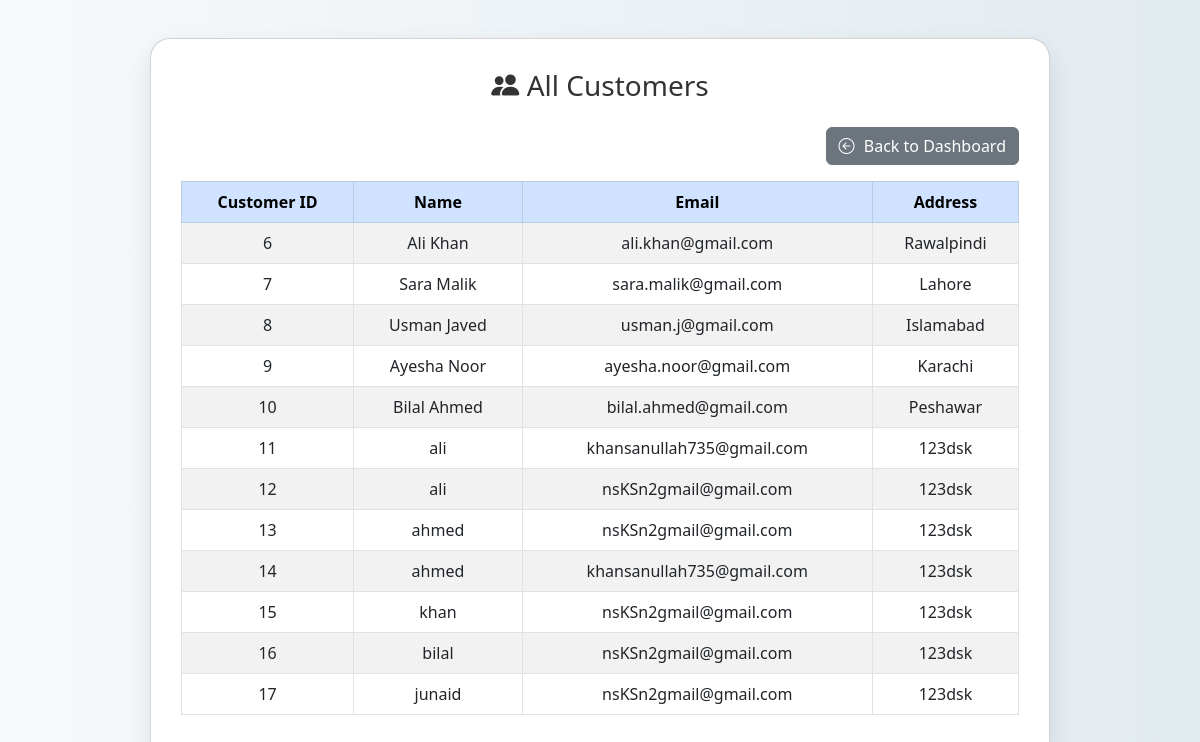
The page /view_customers.php (signed in) on the database its author committed.
### tables this page shows
CREATE TABLE `customers` (
  `customer_id` int(11) NOT NULL,
  `customer_name` varchar(100) DEFAULT NULL,
  `email` varchar(100) DEFAULT NULL,
  `address` text DEFAULT NULL
);

### view_customers.php (the view, shortened to what this page needs)
<?php
$conn = new mysqli("localhost", "root", "", "inventory_db");
$result = $conn->query("SELECT * FROM customers");
?>
<!DOCTYPE html>
<html>
<head>
  <link href="https://cdn.jsdelivr.net/npm/bootstrap@5.3.0/dist/css/bootstrap.min.css" rel="stylesheet">
  <link href="https://cdn.jsdelivr.net/npm/bootstrap-icons@1.10.5/font/bootstrap-icons.css" rel="stylesheet">
</head>
<body>
  <div class="card">
    <h3><i class="bi bi-people-fill"></i> All Customers</h3>
    <div class="d-flex justify-content-end mb-3">
      <a href="dashboard.php" class="btn btn-secondary">
        <i class="bi bi-arrow-left-circle"></i> Back to Dashboard
      </a>
    </div>
    <table class="table table-bordered table-striped">
      <thead class="table-primary">
        <tr>
          <th>Customer ID</th>
          <th>Name</th>
          <th>Email</th>
          <th>Address</th>
        </tr>
      </thead>
      <tbody>
        <?php if ($result->num_rows > 0): ?>
          <?php while($row = $result->fetch_assoc()): ?>
            <tr>
              <td><?= $row['customer_id'] ?></td>
              <td><?= htmlspecialchars($row['customer_name']) ?></td>
              <td><?= $row['email'] ?></td>
              <td><?= $row['address'] ?></td>
            </tr>
          <?php endwhile; ?>
        <?php else: ?>
          <tr><td colspan="4" class="text-center">No customers found.</td></tr>
        <?php endif; ?>
      </tbody>
    </table>
  </div>
</body>
</html>

### view_customers.php (style rules this page uses)
body { background: linear-gradient(to right, #f7f9fc, #e2ebf0); min-height: 100vh; display: flex; justify-content: center; align-items: center; font-family: 'Segoe UI', sans-serif; }
.card { padding: 30px; border-radius: 20px; box-shadow: 0 10px 25px rgba(0,0,0,0.1); background-color: #fff; width: 100%; max-width: 900px; }
h3 { text-align: center; color: #333; margin-bottom: 25px; }
.btn i { margin-right: 5px; }
.table thead th, .table tbody td { text-align: center; vertical-align: middle; }

### rows shown on the page
customers: customer_id "6", customer_name "Ali Khan", email "ali.khan@gmail.com", address "Rawalpindi"
customers: customer_id "7", customer_name "Sara Malik", email "sara.malik@gmail.com", address "Lahore"
customers: customer_id "8", customer_name "Usman Javed", email "usman.j@gmail.com", address "Islamabad"
customers: customer_id "9", customer_name "Ayesha Noor", email "ayesha.noor@gmail.com", address "Karachi"
customers: customer_id "10", customer_name "Bilal Ahmed", email "bilal.ahmed@gmail.com", address "Peshawar"
customers: customer_id "11", customer_name "ali", email "khansanullah735@gmail.com", address "123dsk"
customers: customer_id "12", customer_name "ali", email "nsKSn2gmail@gmail.com", address "123dsk"
customers: customer_id "13", customer_name "ahmed", email "nsKSn2gmail@gmail.com", address "123dsk"
customers: customer_id "14", customer_name "ahmed", email "khansanullah735@gmail.com", address "123dsk"
customers: customer_id "15", customer_name "khan", email "nsKSn2gmail@gmail.com", address "123dsk"
customers: customer_id "16", customer_name "bilal", email "nsKSn2gmail@gmail.com", address "123dsk"
customers: customer_id "17", customer_name "junaid", email "nsKSn2gmail@gmail.com", address "123dsk"
